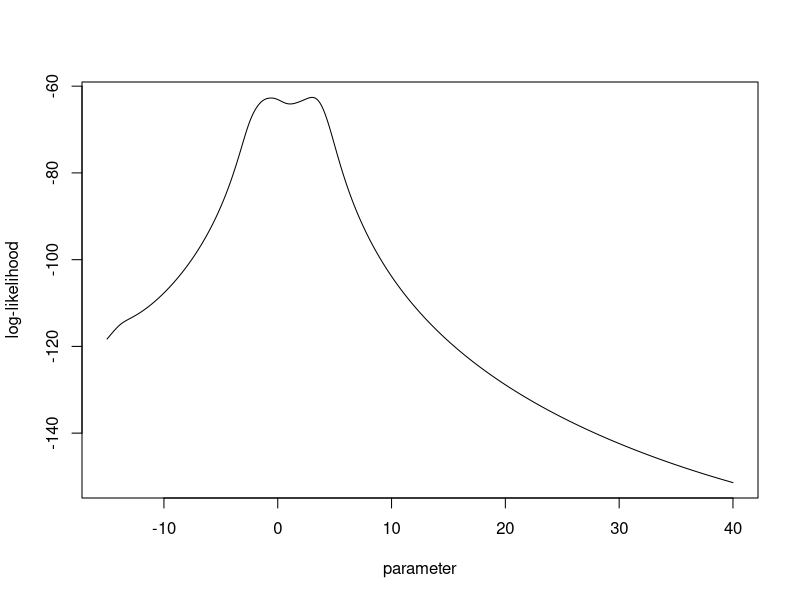

This figure's R source:

graphics.off() # clear all previous plots
rm(list = ls()) # clear workspace
cat("\014") # clear console


## problem 1
# (b) Graph the log-likelihood function for a between -15 and 40
data <- c(1.77,-0.23,2.76,3.80,3.47,56.75,-1.34,4.24,-2.44,3.29,3.71,-2.40,4.53,-0.07,-1.05,-13.87,-2.53,-1.75);

a.value = seq(-15, 40, by=0.1);

m <- length(a.value)
y <- c()

for (i in 1:m) {
  y[i] <- -(length(data)*log(pi) + sum(log(1+(a.value[i]-data)^2))) #-log
}

plot(a.value, y, xlab="parameter", ylab="log-likelihood", type="l");


mle.cauchy_NR <- function(sample, int.value, lower=-10000, upper=10000) {
  n = length(sample);
  neg.log.lik <- function(a) {
    return(n*log(pi) + sum(log(1+(a-sample)^2)));
  }
  minus.score <- function(a) {
    return(2*sum((a-sample)/(1+(a-sample)^2)));
  }
  hess.f <- function(a) {
    return( matrix(2*sum( (1-(a-sample)^2) / (1+(a-sample)^2)^2 ),nrow=1));
  }
  ## MLE  
  a.est = nlminb(start = int.value, neg.log.lik, gradient=minus.score, hessian = hess.f, lower=lower,upper=upper);
  return(a.est);
}

St_points <- c(-11,-1,0,1.5,4,4.7,7,8,38)
NR1 <- mle.cauchy_NR(data,St_points[1])
NR2 <- mle.cauchy_NR(data,St_points[2])
NR3 <- mle.cauchy_NR(data,St_points[3])
NR4 <- mle.cauchy_NR(data,St_points[4])
NR5 <- mle.cauchy_NR(data,St_points[5])
NR6 <- mle.cauchy_NR(data,St_points[6])
NR7 <- mle.cauchy_NR(data,St_points[7])
NR8 <- mle.cauchy_NR(data,St_points[8])
NR9 <- mle.cauchy_NR(data,St_points[9])
NR10 <- mle.cauchy_NR(data,sum(data)/length(data))


NR_par <- c(NR1$par,NR2$par,NR3$par,NR4$par,NR5$par,NR6$par,NR7$par,NR8$par,NR9$par,NR10$par)
NR_obj <- -1*c(NR1$objective,NR2$objective,NR3$objective,NR4$objective,NR5$objective,NR6$objective,NR7$objective,NR8$objective,NR9$objective,NR10$objective)
NR_iter <- c(NR1$iterations,NR2$iterations,NR3$iterations,NR4$iterations,NR5$iterations,NR6$iterations,NR7$iterations,NR8$iterations,NR9$iterations,NR10$iterations)


NR <- rbind(NR_par,NR_obj,NR_iter)


# (c) 
St_points <- c(-11,-1,0,1.5,4,4.7,7,8,38,sum(data)/length(data))
data <- c(1.77,-0.23,2.76,3.80,3.47,56.75,-1.34,4.24,-2.44,3.29,3.71,-2.40,4.53,-0.07,-1.05,-13.87,-2.53,-1.75);
alpha <- c(1, 0.64, 0.25)
initial=-1;

Fu <- function(t){
  grad_l <- -2*sum((t-data)/(1+(t-data)^2))
  return(grad_l)
}

nlminb_1c <- function(x0,ap){
  X <- array()
  X[1] <- x0
  i=1
  difference <- 1
  while(abs(difference)>= 0.001 & i<100){
    X[i+1] <- X[i]+Fu(X[i])*ap
    difference <- X[i+1]-X[i]
    i <- i+1
  }
  return(X[i])
}

result <- array(dim=c(length(St_points),length(alpha)))

for (j in 1:length(St_points)){
  for (k in 1:length(alpha)){
  result[j,k] <- nlminb_1c(St_points[j],alpha[k])
  }
}
result


# (d) 
mle.cauchy_FS <- function(sample, int.value, lower=-10000, upper=10000) {
  n = length(sample);
  
  neg.log.lik <- function(a) {
    return(n*log(pi) + sum(log(1+(a-sample)^2)));
  }
  
  minus.score <- function(a) {
    return( 2*sum((a-sample)/(1+(a-sample)^2)));
  }
  
  fisher.inf <- function(a) {
    return(matrix(-n/2,nrow=1));
  }
  
  hess.f <- function(a) {
    return( matrix(2*sum( (1-(a-sample)^2) / (1+(a-sample)^2)^2 ),nrow=1));
  }

  ## MLE  
  a.est = nlminb(start = int.value, neg.log.lik, gradient=minus.score, hessian = fisher.inf, control = list(iter.max=3), lower=lower,upper=upper);
  b.est = nlminb(start = a.est$par, neg.log.lik, gradient=minus.score, hessian = hess.f, lower=lower,upper=upper);
  b.est$iterations <- a.est$iterations + b.est$iterations;
  return(b.est);
}

FS1 <- mle.cauchy_FS(data,St_points[1])
FS2 <- mle.cauchy_FS(data,St_points[2])
FS3 <- mle.cauchy_FS(data,St_points[3])
FS4 <- mle.cauchy_FS(data,St_points[4])
FS5 <- mle.cauchy_FS(data,St_points[5])
FS6 <- mle.cauchy_FS(data,St_points[6])
FS7 <- mle.cauchy_FS(data,St_points[7])
FS8 <- mle.cauchy_FS(data,St_points[8])
FS9 <- mle.cauchy_FS(data,St_points[9])
FS10 <- mle.cauchy_FS(data,sum(data)/length(data))

FS_par <- c(FS1$par,FS2$par,FS3$par,FS4$par,FS5$par,FS6$par,FS7$par,FS8$par,FS9$par,FS10$par)
FS_obj <- -1*c(FS1$objective,FS2$objective,FS3$objective,FS4$objective,FS5$objective,FS6$objective,FS7$objective,FS8$objective,FS9$objective,FS10$objective)
FS_iter <- c(FS1$iterations,FS2$iterations,FS3$iterations,FS4$iterations,FS5$iterations,FS6$iterations,FS7$iterations,FS8$iterations,FS9$iterations,FS10$iterations)

FS <- rbind(FS_par,FS_obj,FS_iter)

